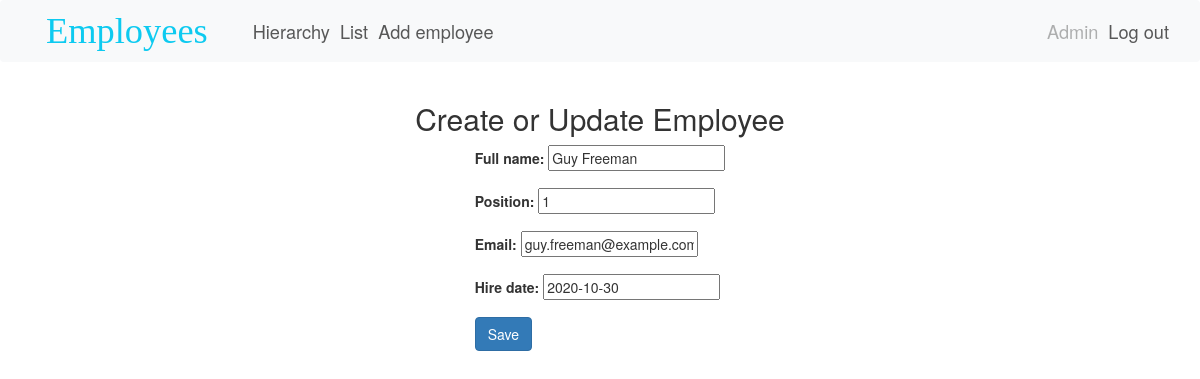
Page /employees/edit/202 (signed in) on the committed database.
### employees/models.py (models this page shows, shortened)
class Employee(models.Model):
    full_name = models.CharField(max_length = 100)
    position = models.CharField(max_length = 100)
    hire_date = models.DateField()
    email = models.EmailField()
    head = models.ForeignKey('self',
                             on_delete = models.SET_NULL,
                             null = True,
                             blank = True)

### employees/views.py (the view)
# urls.py: path('edit/<int:pk>', EmployeeUpdateView.as_view(), name="employee-edit"),
class EmployeeUpdateView(LoginRequiredMixin, UpdateView):
    model = Employee
    template_name = 'employee_form.html'
    fields = ['full_name', 'position', 'hire_date', 'email', 'head']
    success_url = reverse_lazy('employee-list')
    def get_context_data(self, **kwargs):
        context = super().get_context_data(**kwargs)
        context['authenticated'] = self.request.user.is_authenticated
        context['user'] = self.request.user
        return context

### employees/templates/employee_form.html (shortened to what this page needs)
{% extends 'layout.html' %}
{% block body %}
<div class="container">
  <div class="employee-details-container d-flex flex-column align-items-center justify-content-start">
    <h2>Create or Update Employee</h2>
    <form method="post" action="" class="needs-validation" novalidate>
        <div class="form-group">
            {{ form.full_name.label_tag }}
            {{ form.full_name }}
        </div>
        <div class="form-group">
            {{ form.position.label_tag }}
            {{ form.position }}
        </div>
        <div class="form-group">
            {{ form.email.label_tag }}
            {{ form.email }}
        </div>
        <div class="form-group">
            {{ form.hire_date.label_tag }}
            {{ form.hire_date }}
        </div>
        <button type="submit" class="btn btn-primary">Save</button>
    </form>
  </div>
</div>
{% endblock body %}

### employees/templates/layout.html (shortened to what this page needs)
<!DOCTYPE html>
<html>
    <head>
        <link href="https://cdn.jsdelivr.net/npm/bootstrap@5.3.2/dist/css/bootstrap.min.css" rel="stylesheet">
        <link href="https://cdn.jsdelivr.net/npm/bootstrap@5.3.0-alpha3/dist/css/bootstrap.min.css" rel="stylesheet">
        <link rel="stylesheet" href="https://maxcdn.bootstrapcdn.com/bootstrap/3.4.1/css/bootstrap.min.css">
        <nav class="navbar navbar-expand-md bg-light navbar-light" style="font-size: 130%;">
            <a class="ms-sm-5 navbar-brand text-info" href="{% url 'employee-list-home' %}" style="font-family:'Brush Script MT',cursive; font-size: 200%;">Employees</a>
            <div class="collapse navbar-collapse" id="collapsibleNavbar">
              <ul class="navbar-nav">
                <li class="nav-item">
                  <a class="nav-link" href="{% url 'employee-hierarchy' %}">Hierarchy</a>
                </li>
                <li class="nav-item">
                  <a class="nav-link" href="{% url 'employee-list' %}">List</a>
                </li>
                {% if authenticated %}
                <li class="nav-item">
                    <a class="nav-link" href="{% url 'employee-add' %}">Add employee</a>
                </li>
                {% endif %}
              </ul>
              <ul class="navbar-nav navbar-right me-3">
                {% if not authenticated %}
                <li class="nav-item">
                  <a class="nav-link" href="{% url 'register' %}">Register</a>
                </li>
                <li class="nav-item">
                  <a class="nav-link" href="{% url 'login' %}">Log in</a>
                </li>
                {% else %}
                <li class="nav-item">
                  <a class="nav-link disabled">{{user.username}}</a>
                </li>
                <li class="nav-item">
                  <a class="nav-link" href="{% url 'logout' %}">Log out</a>
                </li>
                {% endif %}
              </ul>
            </div>
          </nav>
    </head>
    <body>
        {% block body %}{% endblock %}
    </body>
</html>

### rows in the picture
Employee: full_name "Guy Freeman", position "1", email "guy.freeman@example.com", hire_date "2020-10-30"

### other values in the picture
{{ user.username }} "Admin"
